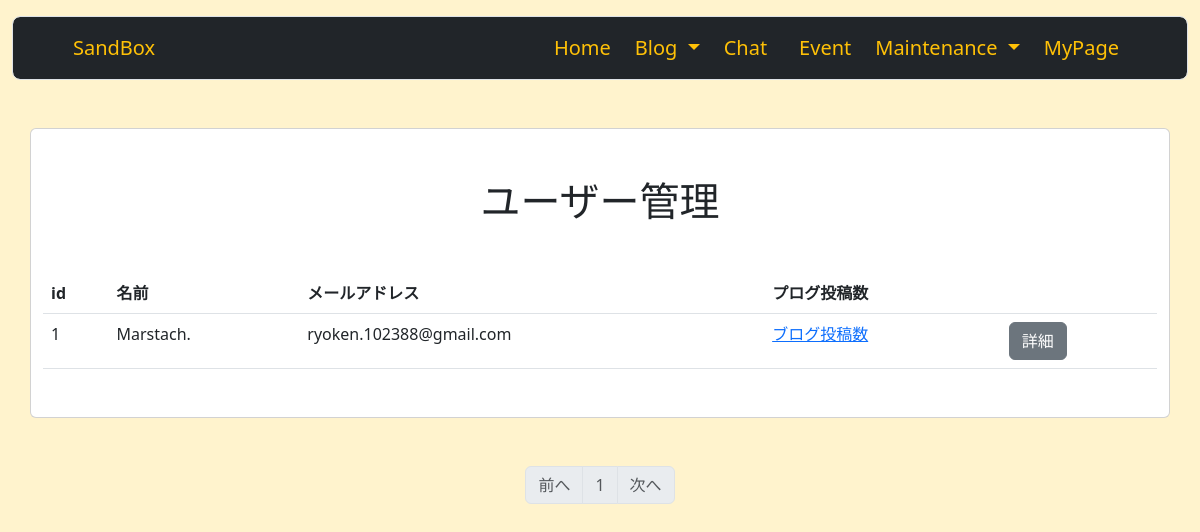
The app's page /user_maintenance (signed in), older data.
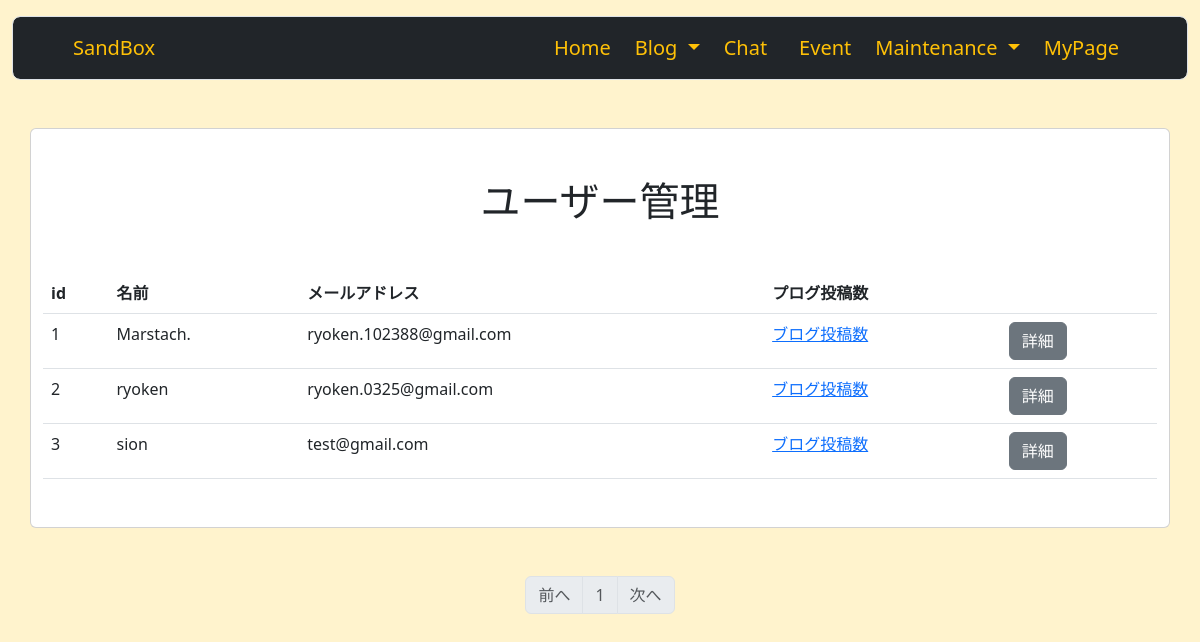
The same page, newer data.
### sandbox_system/models.py (models this page shows, shortened)
class User(db.Model, UserMixin):
    __tablename__ = 'users'
    id = db.Column(db.Integer, primary_key=True)
    email = db.Column(db.String(64), unique=True, index=True)
    username = db.Column(db.String(64), unique=True, index=True)
    password_hash = db.Column(db.String(128))
    administrator = db.Column(db.String(1))
    blog = db.relationship('Blog', backref = 'author', lazy = 'dynamic')
    @property
    def password(self):
        raise AttributeError('password is not a readable attribute')
    def is_administrator(self):
        if self.administrator == '1':
            return 1
        else:
            return 0

### sandbox_system/users/view.py (the view)
@users.route('/user_maintenance')
@login_required
def user_maintenance():
    if not current_user.is_administrator():
        abort(403)
    page = request.args.get('page', 1, type=int)
    users = User.query.order_by(User.id).paginate(page=page, per_page=10)
    return render_template('maintenance/user_maintenance.html', users=users)

### sandbox_system/__init__.py (called while the page is built)
@event.listens_for(Engine, "connect")
def set_sqlite_pragma(dbapi_connection, connection_record):
    cursor = dbapi_connection.cursor()
    cursor.execute("PRAGMA foreign_keys=ON")
    cursor.close()

### sandbox_system/models.py (called while the page is built)
@login_manager.user_loader
def load_user(user_id):
    return User.query.get(user_id)

### sandbox_system/templates/maintenance/user_maintenance.html
{% extends 'base.html' %}
{% block content %}
<div class="container">
    <div class="row">
        <div class="card">
            <h1 class="text-center my-5">ユーザー管理</h1>
            <table class="table mb-5">
                <thead>
                <tr>
                    <th>id</th>
                    <th>名前</th>
                    <th>メールアドレス</th>
                    <th>プログ投稿数</th>
                    <th></th>
                </tr>
                </thead>
                {% for user in users.items %}
                <tbody>
                <tr>
                    <td>{{ user.id }}</td>
                    <td>{{ user.username }}</td>
                    <td>{{ user.email }}</td>
                    <td><a href="#">ブログ投稿数</a></td>
                    <td><a href="{{ url_for('blogs.user_blog', user_id=user.id) }}" class="btn btn-secondary">詳細</a></td>
                </tr>
                </tbody>
                {% endfor %}
            </table>
        </div>
    </div>
</div>
<nav class="my-5" aria-label="Page navigation">
    <ul class="pagination justify-content-center">
        <li {% if users.has_prev %} class="page-item" {%else%} class="page-item disabled" {% endif %}><a class="page-link" href="{% if users.has_prev %}{{ url_for('users.user_maintenance', page=users.prev_num) }}{% else %}#{% endif %}">前へ</a></li>
{% for page_num in users.iter_pages(left_edge=1, right_edge=1, left_current=1, right_current=2) %}
    {% if page_num %}
        {% if users.page == page_num %}
            <li class="page-item disabled"><a class="page-link" href="#">{{ page_num }}</a></li>
        {% else %}
            <li class="page-item"><a class="page-link" href="{{ url_for('users.user_maintenance', page=page_num) }}">{{ page_num }}</a></li>
        {% endif %}
    {% else %}
        <li class="page-item disabled"><a class="page-link" href="#">&hellip;</a></li>
    {% endif %}
{% endfor %}
    <li {% if users.has_next %} class="page-item" {% else %} class="page-item disabled" {% endif %}><a class="page-link" href="{% if users.has_next %}{{ url_for('users.user_maintenance',page=users.next_num) }}{% else %}#{% endif %}">次へ</a></li>
    </ul>
</nav>
{% endblock %}

### sandbox_system/templates/base.html (shortened to what this page needs)
<!DOCTYPE html>
<html lang="en" class="bg-warning-subtle">
<head>
    <link href="https://cdn.jsdelivr.net/npm/bootstrap@5.3.0/dist/css/bootstrap.min.css" rel="stylesheet">
</head>
<body>
    <div class="bg-warning-subtle">
        <div class="position-sticky" style="top: 1rem;">
            <header class="mb-5">
                <div class="container-fluid">
                    <nav class="navbar navbar-expand-lg bg-dark form-control form-control-lg mt-3">
                        <div class="container-fluid">
                            <a class="navbar-brand ms-5 text-warning" href="{{ url_for('users.index') }}">SandBox</a>
                            <div class="collapse navbar-collapse" id="navbarNavDropdown">
                                <ul class="navbar-nav ms-auto">
                                <li class="nav-item">
                                    <a class="nav-link active text-warning mx-2" aria-current="page" href="{{ url_for('users.index') }}">Home</a>
                                </li>
                                <li class="nav-item dropdown">
                                    <a class="nav-link dropdown-toggle text-warning" role="button" data-bs-toggle="dropdown" aria-expanded="false">
                                    Blog
                                    </a>
                                </li>
                                <li class="nav-item">
                                    <a class="nav-link text-warning mx-2" href="{{ url_for('chats.chat_index') }}">Chat</a>
                                </li>
                                <li class="nav-item">
                                    <a class="nav-link text-warning mx-2" href="#">Event</a>
                                </li>
                                {% if current_user.is_authenticated %}
                                    {% if current_user.is_administrator() %}
                                        <li class="nav-item dropdown">
                                            <a class="nav-link dropdown-toggle text-warning" role="button" data-bs-toggle="dropdown" aria-expanded="false">
                                            Maintenance
                                            </a>
                                        </li>
                                    {% else %}
                                        <li>
                                            <a class="nav-link active text-warning mx-2" aria-current="page" href="#">User</a>
                                        </li>
                                    {% endif %}
                                {% endif %}
                                {% if current_user.is_authenticated %}
                                    <li class="nav-item">
                                        <a class="nav-link text-warning mx-2 me-5" href="{{ url_for('users.my_page') }}">MyPage</a>
                                    </li>
                                {% else %}
                                    <li class="nav-item">
                                        <a class="nav-link text-warning mx-2 me-5" href="{{ url_for('users.login') }}">Login</a>
                                    </li>
                                {% endif %}
                                </ul>
                            </div>
                        </div>
                    </nav>
                </div>
            </header>
        </div>
        {% from '_formhelper.html' import render_field %}
        {% block content %}
        {% endblock %}
    </div>
</body>
</html>

Row changes from the older to the newer data that the page shows:
added User: id "2", username "ryoken", email "ryoken.0325@gmail.com"
added User: id "3", username "sion", email "test@gmail.com"
